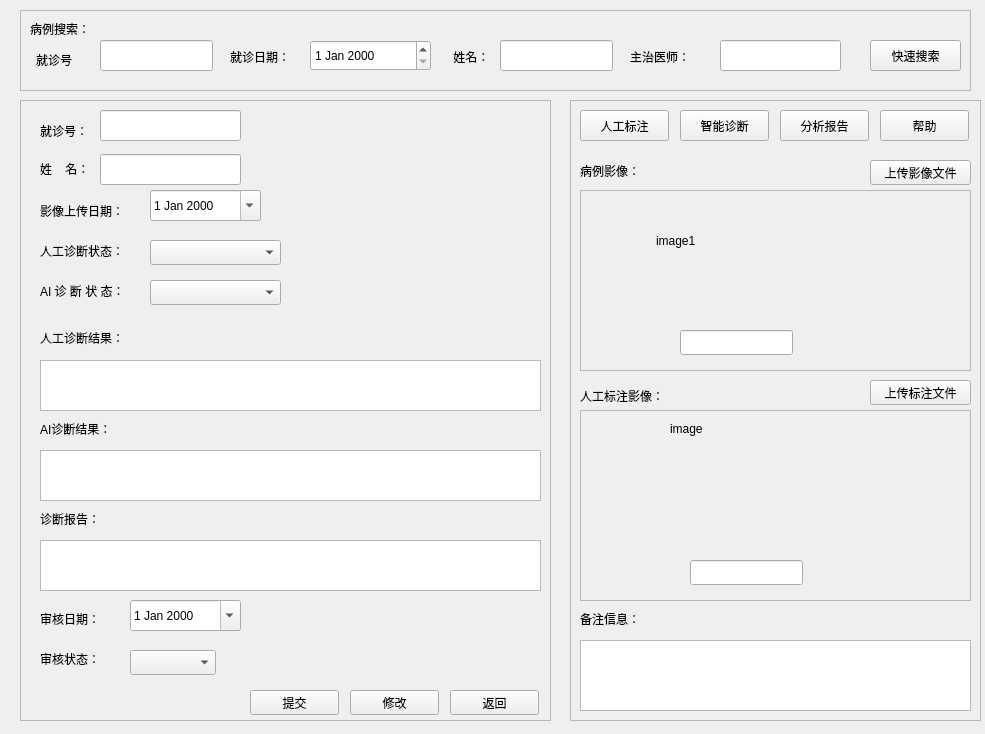
<?xml version="1.0" encoding="UTF-8"?>
<ui version="4.0">
 <class>caseimageform</class>
 <widget class="QWidget" name="caseimageform">
  <property name="geometry">
   <rect>
    <x>0</x>
    <y>0</y>
    <width>985</width>
    <height>734</height>
   </rect>
  </property>
  <property name="windowTitle">
   <string>Form</string>
  </property>
  <widget class="QFrame" name="frame">
   <property name="geometry">
    <rect>
     <x>20</x>
     <y>100</y>
     <width>531</width>
     <height>621</height>
    </rect>
   </property>
   <property name="frameShape">
    <enum>QFrame::StyledPanel</enum>
   </property>
   <property name="frameShadow">
    <enum>QFrame::Raised</enum>
   </property>
   <widget class="QLabel" name="label">
    <property name="geometry">
     <rect>
      <x>20</x>
      <y>20</y>
      <width>71</width>
      <height>21</height>
     </rect>
    </property>
    <property name="text">
     <string>就诊号：</string>
    </property>
   </widget>
   <widget class="QLineEdit" name="caseimage_id">
    <property name="geometry">
     <rect>
      <x>80</x>
      <y>10</y>
      <width>141</width>
      <height>31</height>
     </rect>
    </property>
   </widget>
   <widget class="QLabel" name="label_2">
    <property name="geometry">
     <rect>
      <x>20</x>
      <y>100</y>
      <width>111</width>
      <height>21</height>
     </rect>
    </property>
    <property name="text">
     <string>影像上传日期：</string>
    </property>
   </widget>
   <widget class="QDateEdit" name="date">
    <property name="geometry">
     <rect>
      <x>130</x>
      <y>90</y>
      <width>111</width>
      <height>31</height>
     </rect>
    </property>
    <property name="calendarPopup">
     <bool>true</bool>
    </property>
   </widget>
   <widget class="QLabel" name="label_3">
    <property name="geometry">
     <rect>
      <x>20</x>
      <y>140</y>
      <width>101</width>
      <height>21</height>
     </rect>
    </property>
    <property name="text">
     <string>人工诊断状态：</string>
    </property>
   </widget>
   <widget class="QComboBox" name="diagnostic_state">
    <property name="geometry">
     <rect>
      <x>130</x>
      <y>140</y>
      <width>131</width>
      <height>25</height>
     </rect>
    </property>
    <item>
     <property name="text">
      <string/>
     </property>
    </item>
   </widget>
   <widget class="QLabel" name="label_4">
    <property name="geometry">
     <rect>
      <x>20</x>
      <y>180</y>
      <width>101</width>
      <height>21</height>
     </rect>
    </property>
    <property name="text">
     <string>AI 诊 断 状 态：</string>
    </property>
   </widget>
   <widget class="QComboBox" name="aidiagnostic_state">
    <property name="geometry">
     <rect>
      <x>130</x>
      <y>180</y>
      <width>131</width>
      <height>25</height>
     </rect>
    </property>
    <item>
     <property name="text">
      <string/>
     </property>
    </item>
   </widget>
   <widget class="QLabel" name="label_5">
    <property name="geometry">
     <rect>
      <x>20</x>
      <y>230</y>
      <width>101</width>
      <height>16</height>
     </rect>
    </property>
    <property name="text">
     <string>人工诊断结果：</string>
    </property>
   </widget>
   <widget class="QTextEdit" name="results">
    <property name="geometry">
     <rect>
      <x>20</x>
      <y>260</y>
      <width>501</width>
      <height>51</height>
     </rect>
    </property>
   </widget>
   <widget class="QLabel" name="label_6">
    <property name="geometry">
     <rect>
      <x>20</x>
      <y>320</y>
      <width>91</width>
      <height>17</height>
     </rect>
    </property>
    <property name="text">
     <string>AI诊断结果：</string>
    </property>
   </widget>
   <widget class="QTextEdit" name="airesults">
    <property name="geometry">
     <rect>
      <x>20</x>
      <y>350</y>
      <width>501</width>
      <height>51</height>
     </rect>
    </property>
   </widget>
   <widget class="QLabel" name="label_7">
    <property name="geometry">
     <rect>
      <x>20</x>
      <y>410</y>
      <width>81</width>
      <height>17</height>
     </rect>
    </property>
    <property name="text">
     <string>诊断报告：</string>
    </property>
   </widget>
   <widget class="QTextEdit" name="report">
    <property name="geometry">
     <rect>
      <x>20</x>
      <y>440</y>
      <width>501</width>
      <height>51</height>
     </rect>
    </property>
   </widget>
   <widget class="QLabel" name="label_8">
    <property name="geometry">
     <rect>
      <x>20</x>
      <y>510</y>
      <width>81</width>
      <height>17</height>
     </rect>
    </property>
    <property name="text">
     <string>审核日期：</string>
    </property>
   </widget>
   <widget class="QDateEdit" name="audit_date">
    <property name="geometry">
     <rect>
      <x>110</x>
      <y>500</y>
      <width>111</width>
      <height>31</height>
     </rect>
    </property>
    <property name="calendarPopup">
     <bool>true</bool>
    </property>
   </widget>
   <widget class="QLabel" name="label_9">
    <property name="geometry">
     <rect>
      <x>20</x>
      <y>550</y>
      <width>81</width>
      <height>17</height>
     </rect>
    </property>
    <property name="text">
     <string>审核状态：</string>
    </property>
   </widget>
   <widget class="QComboBox" name="audit_status">
    <property name="geometry">
     <rect>
      <x>110</x>
      <y>550</y>
      <width>86</width>
      <height>25</height>
     </rect>
    </property>
    <item>
     <property name="text">
      <string/>
     </property>
    </item>
   </widget>
   <widget class="QPushButton" name="pushButton">
    <property name="geometry">
     <rect>
      <x>430</x>
      <y>590</y>
      <width>89</width>
      <height>25</height>
     </rect>
    </property>
    <property name="text">
     <string>返回</string>
    </property>
   </widget>
   <widget class="QPushButton" name="submit">
    <property name="geometry">
     <rect>
      <x>230</x>
      <y>590</y>
      <width>89</width>
      <height>25</height>
     </rect>
    </property>
    <property name="text">
     <string>提交</string>
    </property>
   </widget>
   <widget class="QPushButton" name="pushButton_4">
    <property name="geometry">
     <rect>
      <x>330</x>
      <y>590</y>
      <width>89</width>
      <height>25</height>
     </rect>
    </property>
    <property name="text">
     <string>修改</string>
    </property>
   </widget>
   <widget class="QLabel" name="label_20">
    <property name="geometry">
     <rect>
      <x>20</x>
      <y>60</y>
      <width>67</width>
      <height>17</height>
     </rect>
    </property>
    <property name="text">
     <string>姓    名：</string>
    </property>
   </widget>
   <widget class="QLineEdit" name="lineEdit_4">
    <property name="geometry">
     <rect>
      <x>80</x>
      <y>54</y>
      <width>141</width>
      <height>31</height>
     </rect>
    </property>
   </widget>
  </widget>
  <widget class="QFrame" name="frame_2">
   <property name="geometry">
    <rect>
     <x>570</x>
     <y>100</y>
     <width>411</width>
     <height>621</height>
    </rect>
   </property>
   <property name="frameShape">
    <enum>QFrame::StyledPanel</enum>
   </property>
   <property name="frameShadow">
    <enum>QFrame::Raised</enum>
   </property>
   <widget class="QLabel" name="label_10">
    <property name="geometry">
     <rect>
      <x>10</x>
      <y>60</y>
      <width>81</width>
      <height>21</height>
     </rect>
    </property>
    <property name="text">
     <string>病例影像：</string>
    </property>
   </widget>
   <widget class="QFrame" name="frame_3">
    <property name="geometry">
     <rect>
      <x>10</x>
      <y>90</y>
      <width>391</width>
      <height>181</height>
     </rect>
    </property>
    <property name="frameShape">
     <enum>QFrame::StyledPanel</enum>
    </property>
    <property name="frameShadow">
     <enum>QFrame::Raised</enum>
    </property>
    <widget class="QLineEdit" name="imagepath">
     <property name="geometry">
      <rect>
       <x>100</x>
       <y>140</y>
       <width>113</width>
       <height>25</height>
      </rect>
     </property>
    </widget>
    <widget class="QLabel" name="image1">
     <property name="geometry">
      <rect>
       <x>76</x>
       <y>10</y>
       <width>151</width>
       <height>81</height>
      </rect>
     </property>
     <property name="text">
      <string>image1</string>
     </property>
    </widget>
   </widget>
   <widget class="QLabel" name="label_11">
    <property name="geometry">
     <rect>
      <x>10</x>
      <y>280</y>
      <width>101</width>
      <height>31</height>
     </rect>
    </property>
    <property name="text">
     <string>人工标注影像：</string>
    </property>
   </widget>
   <widget class="QFrame" name="frame_4">
    <property name="geometry">
     <rect>
      <x>10</x>
      <y>310</y>
      <width>391</width>
      <height>191</height>
     </rect>
    </property>
    <property name="frameShape">
     <enum>QFrame::StyledPanel</enum>
    </property>
    <property name="frameShadow">
     <enum>QFrame::Raised</enum>
    </property>
    <widget class="QLineEdit" name="ai_imagepath">
     <property name="geometry">
      <rect>
       <x>110</x>
       <y>150</y>
       <width>113</width>
       <height>25</height>
      </rect>
     </property>
    </widget>
    <widget class="QLabel" name="ai_image">
     <property name="geometry">
      <rect>
       <x>90</x>
       <y>10</y>
       <width>67</width>
       <height>17</height>
      </rect>
     </property>
     <property name="text">
      <string>image</string>
     </property>
    </widget>
   </widget>
   <widget class="QLabel" name="label_12">
    <property name="geometry">
     <rect>
      <x>10</x>
      <y>510</y>
      <width>91</width>
      <height>17</height>
     </rect>
    </property>
    <property name="text">
     <string>备注信息：</string>
    </property>
   </widget>
   <widget class="QTextEdit" name="textEdit_4">
    <property name="geometry">
     <rect>
      <x>10</x>
      <y>540</y>
      <width>391</width>
      <height>71</height>
     </rect>
    </property>
   </widget>
   <widget class="QPushButton" name="uploadimage">
    <property name="geometry">
     <rect>
      <x>300</x>
      <y>60</y>
      <width>101</width>
      <height>25</height>
     </rect>
    </property>
    <property name="text">
     <string>上传影像文件</string>
    </property>
   </widget>
   <widget class="QPushButton" name="savefile">
    <property name="geometry">
     <rect>
      <x>300</x>
      <y>280</y>
      <width>101</width>
      <height>25</height>
     </rect>
    </property>
    <property name="text">
     <string>上传标注文件</string>
    </property>
   </widget>
   <widget class="QPushButton" name="pushButton_7">
    <property name="geometry">
     <rect>
      <x>10</x>
      <y>10</y>
      <width>89</width>
      <height>31</height>
     </rect>
    </property>
    <property name="text">
     <string>人工标注</string>
    </property>
   </widget>
   <widget class="QPushButton" name="pushButton_8">
    <property name="geometry">
     <rect>
      <x>110</x>
      <y>10</y>
      <width>89</width>
      <height>31</height>
     </rect>
    </property>
    <property name="text">
     <string>智能诊断</string>
    </property>
   </widget>
   <widget class="QPushButton" name="pushButton_9">
    <property name="geometry">
     <rect>
      <x>210</x>
      <y>10</y>
      <width>89</width>
      <height>31</height>
     </rect>
    </property>
    <property name="text">
     <string>分析报告</string>
    </property>
   </widget>
   <widget class="QPushButton" name="pushButton_10">
    <property name="geometry">
     <rect>
      <x>310</x>
      <y>10</y>
      <width>89</width>
      <height>31</height>
     </rect>
    </property>
    <property name="text">
     <string>帮助</string>
    </property>
   </widget>
  </widget>
  <widget class="QFrame" name="frame_5">
   <property name="geometry">
    <rect>
     <x>20</x>
     <y>10</y>
     <width>951</width>
     <height>81</height>
    </rect>
   </property>
   <property name="frameShape">
    <enum>QFrame::StyledPanel</enum>
   </property>
   <property name="frameShadow">
    <enum>QFrame::Raised</enum>
   </property>
   <widget class="QLabel" name="label_13">
    <property name="geometry">
     <rect>
      <x>10</x>
      <y>10</y>
      <width>81</width>
      <height>17</height>
     </rect>
    </property>
    <property name="text">
     <string>病例搜索：</string>
    </property>
   </widget>
   <widget class="QLabel" name="label_14">
    <property name="geometry">
     <rect>
      <x>16</x>
      <y>40</y>
      <width>71</width>
      <height>20</height>
     </rect>
    </property>
    <property name="text">
     <string>就诊号</string>
    </property>
   </widget>
   <widget class="QLineEdit" name="lineEdit_2">
    <property name="geometry">
     <rect>
      <x>80</x>
      <y>30</y>
      <width>113</width>
      <height>31</height>
     </rect>
    </property>
   </widget>
   <widget class="QLabel" name="label_15">
    <property name="geometry">
     <rect>
      <x>210</x>
      <y>36</y>
      <width>81</width>
      <height>21</height>
     </rect>
    </property>
    <property name="text">
     <string>就诊日期：</string>
    </property>
   </widget>
   <widget class="QDateEdit" name="dateEdit_3">
    <property name="geometry">
     <rect>
      <x>290</x>
      <y>30</y>
      <width>121</width>
      <height>31</height>
     </rect>
    </property>
   </widget>
   <widget class="QLabel" name="label_16">
    <property name="geometry">
     <rect>
      <x>410</x>
      <y>36</y>
      <width>91</width>
      <height>21</height>
     </rect>
    </property>
    <property name="text">
     <string>       姓名：</string>
    </property>
   </widget>
   <widget class="QLineEdit" name="lineEdit_3">
    <property name="geometry">
     <rect>
      <x>480</x>
      <y>30</y>
      <width>113</width>
      <height>31</height>
     </rect>
    </property>
   </widget>
   <widget class="QPushButton" name="pushButton_3">
    <property name="geometry">
     <rect>
      <x>850</x>
      <y>30</y>
      <width>91</width>
      <height>31</height>
     </rect>
    </property>
    <property name="text">
     <string>快速搜索</string>
    </property>
   </widget>
   <widget class="QLabel" name="label_19">
    <property name="geometry">
     <rect>
      <x>610</x>
      <y>36</y>
      <width>71</width>
      <height>21</height>
     </rect>
    </property>
    <property name="text">
     <string>主治医师：</string>
    </property>
   </widget>
   <widget class="QLineEdit" name="lineEdit">
    <property name="geometry">
     <rect>
      <x>700</x>
      <y>30</y>
      <width>121</width>
      <height>31</height>
     </rect>
    </property>
   </widget>
  </widget>
 </widget>
 <resources/>
 <connections/>
</ui>
